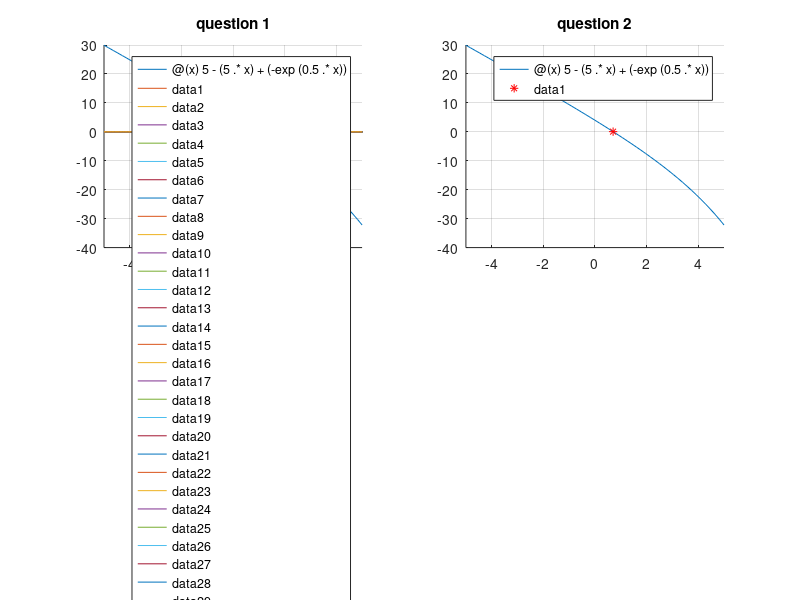

MATLAB code for this plot: (Note: this script raises an error after producing the figure.)
%QUESTION 1%
f = @(x) 5-(5.*x)+(-exp(0.5.*x));
subplot(2,2,1);
hold on;
fplot(f);
title('question 1') 
n = 100;
estimate = 0.651914;
plot(linspace(-5,5,n), zeros(n)); 
grid on;
plot(estimate, f(estimate), '*r');

%QUESTION 2%
f = @(x) 5-(5.*x)+(-exp(0.5.*x));
subplot(2,2,2);
hold on;
error = 2; 
a = 0; b = 1; 
while abs(b - a)/2 * 100 > error
    c = (a+b)/2;
    if f(b)*f(c) > 0
        b = c;
    else
        a = c;
    end
end
estRoot = (a+b)/2;
title('question 2')
fplot(f);
plot(estRoot, f(estRoot), '*r');
grid on;

%QUESTION 3%
f = @(x) 5-(5.*x)+(-exp(0.5.*x));
syms x;
df = eval(['@(x)' vectorize(char(diff(f(x))))]);
subplot(2,2,3);
title('question 3') 
hold on;
fplot(f);
count = 0;
x0 = 1;
x1 = df(x0);
cur_error = 100;
error = 2;
while cur_error > error
    count = count + 1;
    x0 = x1;
    x1 = x0 - (f(x0)/df(x0));
    cur_error = abs((x1-x0)/x1) * 100;
end
grid on;
plot(x1, f(x1), '*r');

%QUESTION 4%
f = @(x) 5-(5.*x)+(-exp(0.5.*x));
iter = 10; 
b_error = [];

a = 0; b = 1; count = 0;
while iter > count
    count = count + 1;
    c = (a+b)/2;
    if f(b)*f(c) > 0
        b = c;
    else
        a = c;
    end
    b_error = [b_error abs(b - a)/2 * 100];
end
estRoot = (a+b)/2;

n_error =[];
count = 0;
x0 = 1;
x1 = df(x0);
cur_error = 100;
error = 2;
while iter > count
    count = count + 1;
    x0 = x1;
    x1 = x0 - (f(x0)/df(x0));
    cur_error = abs((x1-x0)/x1) * 100;
    n_error = [n_error abs((x1-x0)/x1) * 100];
end
index = find(n_error > 100);
n_error(index) = 100;

subplot(2,2,4);
title('question 4')
hold on;grid on;
plot(linspace(1, iter, max(size(b_error))), b_error, linspace(1, iter, max(size(n_error))), n_error);
legend('Bisection Method','Newton-Raphson Method');
